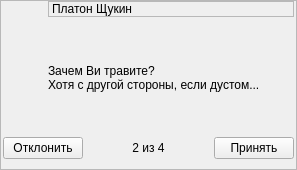
<ui version="4.0" >
 <class>EventNotifierFrame</class>
 <widget class="QFrame" name="EventNotifierFrame" >
  <property name="geometry" >
   <rect>
    <x>0</x>
    <y>0</y>
    <width>297</width>
    <height>170</height>
   </rect>
  </property>
  <property name="frameShape" >
   <enum>QFrame::StyledPanel</enum>
  </property>
  <layout class="QVBoxLayout" >
   <property name="spacing" >
    <number>0</number>
   </property>
   <property name="leftMargin" >
    <number>2</number>
   </property>
   <property name="topMargin" >
    <number>0</number>
   </property>
   <property name="rightMargin" >
    <number>2</number>
   </property>
   <property name="bottomMargin" >
    <number>0</number>
   </property>
   <item>
    <layout class="QHBoxLayout" >
     <property name="spacing" >
      <number>5</number>
     </property>
     <item>
      <layout class="QVBoxLayout" >
       <property name="spacing" >
        <number>0</number>
       </property>
       <property name="topMargin" >
        <number>2</number>
       </property>
       <item>
        <widget class="YaContactAvatarLabel" name="eventNotifierUserpic" >
         <property name="minimumSize" >
          <size>
           <width>40</width>
           <height>40</height>
          </size>
         </property>
         <property name="maximumSize" >
          <size>
           <width>40</width>
           <height>40</height>
          </size>
         </property>
         <property name="frameShape" >
          <enum>QFrame::NoFrame</enum>
         </property>
         <property name="frameShadow" >
          <enum>QFrame::Raised</enum>
         </property>
        </widget>
       </item>
       <item>
        <spacer>
         <property name="orientation" >
          <enum>Qt::Vertical</enum>
         </property>
         <property name="sizeHint" >
          <size>
           <width>20</width>
           <height>40</height>
          </size>
         </property>
        </spacer>
       </item>
      </layout>
     </item>
     <item>
      <layout class="QVBoxLayout" >
       <property name="spacing" >
        <number>2</number>
       </property>
       <item>
        <widget class="YaContactLabel" name="eventNotifierContactName" >
         <property name="sizePolicy" >
          <sizepolicy vsizetype="Maximum" hsizetype="Preferred" >
           <horstretch>0</horstretch>
           <verstretch>0</verstretch>
          </sizepolicy>
         </property>
         <property name="frameShape" >
          <enum>QFrame::StyledPanel</enum>
         </property>
         <property name="text" >
          <string>Платон Щукин</string>
         </property>
        </widget>
       </item>
       <item>
        <widget class="YaEventMessage" name="eventNotifierMessage" >
         <property name="sizePolicy" >
          <sizepolicy vsizetype="Minimum" hsizetype="Expanding" >
           <horstretch>0</horstretch>
           <verstretch>0</verstretch>
          </sizepolicy>
         </property>
         <property name="text" >
          <string>Зачем Ви травите?
Хотя с другой стороны, если дустом...</string>
         </property>
        </widget>
       </item>
      </layout>
     </item>
    </layout>
   </item>
   <item>
    <widget class="QFrame" name="buttonsFrame" >
     <property name="sizePolicy" >
      <sizepolicy vsizetype="Maximum" hsizetype="Expanding" >
       <horstretch>0</horstretch>
       <verstretch>0</verstretch>
      </sizepolicy>
     </property>
     <property name="frameShape" >
      <enum>QFrame::NoFrame</enum>
     </property>
     <property name="frameShadow" >
      <enum>QFrame::Plain</enum>
     </property>
     <property name="lineWidth" >
      <number>0</number>
     </property>
     <layout class="QHBoxLayout" >
      <property name="spacing" >
       <number>0</number>
      </property>
      <property name="leftMargin" >
       <number>0</number>
      </property>
      <property name="topMargin" >
       <number>0</number>
      </property>
      <property name="rightMargin" >
       <number>0</number>
      </property>
      <property name="bottomMargin" >
       <number>0</number>
      </property>
      <item>
       <widget class="QStackedWidget" name="leftStack" >
        <property name="sizePolicy" >
         <sizepolicy vsizetype="Maximum" hsizetype="Maximum" >
          <horstretch>0</horstretch>
          <verstretch>0</verstretch>
         </sizepolicy>
        </property>
        <property name="currentIndex" >
         <number>1</number>
        </property>
        <widget class="QPushButton" name="skipButton" >
         <property name="focusPolicy" >
          <enum>Qt::NoFocus</enum>
         </property>
         <property name="text" >
          <string>Пропустить</string>
         </property>
        </widget>
        <widget class="QPushButton" name="declineButton" >
         <property name="focusPolicy" >
          <enum>Qt::NoFocus</enum>
         </property>
         <property name="text" >
          <string>Отклонить</string>
         </property>
        </widget>
       </widget>
      </item>
      <item>
       <widget class="QLabel" name="eventNotifierCount" >
        <property name="text" >
         <string>2 из 4</string>
        </property>
        <property name="alignment" >
         <set>Qt::AlignCenter</set>
        </property>
       </widget>
      </item>
      <item>
       <widget class="QStackedWidget" name="rightStack" >
        <property name="sizePolicy" >
         <sizepolicy vsizetype="Maximum" hsizetype="Maximum" >
          <horstretch>0</horstretch>
          <verstretch>0</verstretch>
         </sizepolicy>
        </property>
        <property name="currentIndex" >
         <number>1</number>
        </property>
        <widget class="QPushButton" name="readButton" >
         <property name="focusPolicy" >
          <enum>Qt::NoFocus</enum>
         </property>
         <property name="text" >
          <string>Читать</string>
         </property>
        </widget>
        <widget class="QPushButton" name="acceptButton" >
         <property name="focusPolicy" >
          <enum>Qt::NoFocus</enum>
         </property>
         <property name="text" >
          <string>Принять</string>
         </property>
        </widget>
       </widget>
      </item>
     </layout>
    </widget>
   </item>
   <item>
    <widget class="QFrame" name="spacerFrame" >
     <property name="minimumSize" >
      <size>
       <width>16</width>
       <height>10</height>
      </size>
     </property>
     <property name="maximumSize" >
      <size>
       <width>16777215</width>
       <height>10</height>
      </size>
     </property>
     <property name="frameShape" >
      <enum>QFrame::NoFrame</enum>
     </property>
     <property name="frameShadow" >
      <enum>QFrame::Raised</enum>
     </property>
    </widget>
   </item>
  </layout>
 </widget>
 <customwidgets>
  <customwidget>
   <class>YaContactAvatarLabel</class>
   <extends>QFrame</extends>
   <header>yacontactavatarlabel.h</header>
   <container>1</container>
  </customwidget>
  <customwidget>
   <class>YaContactLabel</class>
   <extends>QLabel</extends>
   <header>yacontactlabel.h</header>
  </customwidget>
  <customwidget>
   <class>YaEventMessage</class>
   <extends>QLabel</extends>
   <header>yaeventmessage.h</header>
  </customwidget>
 </customwidgets>
 <resources/>
 <connections/>
</ui>
